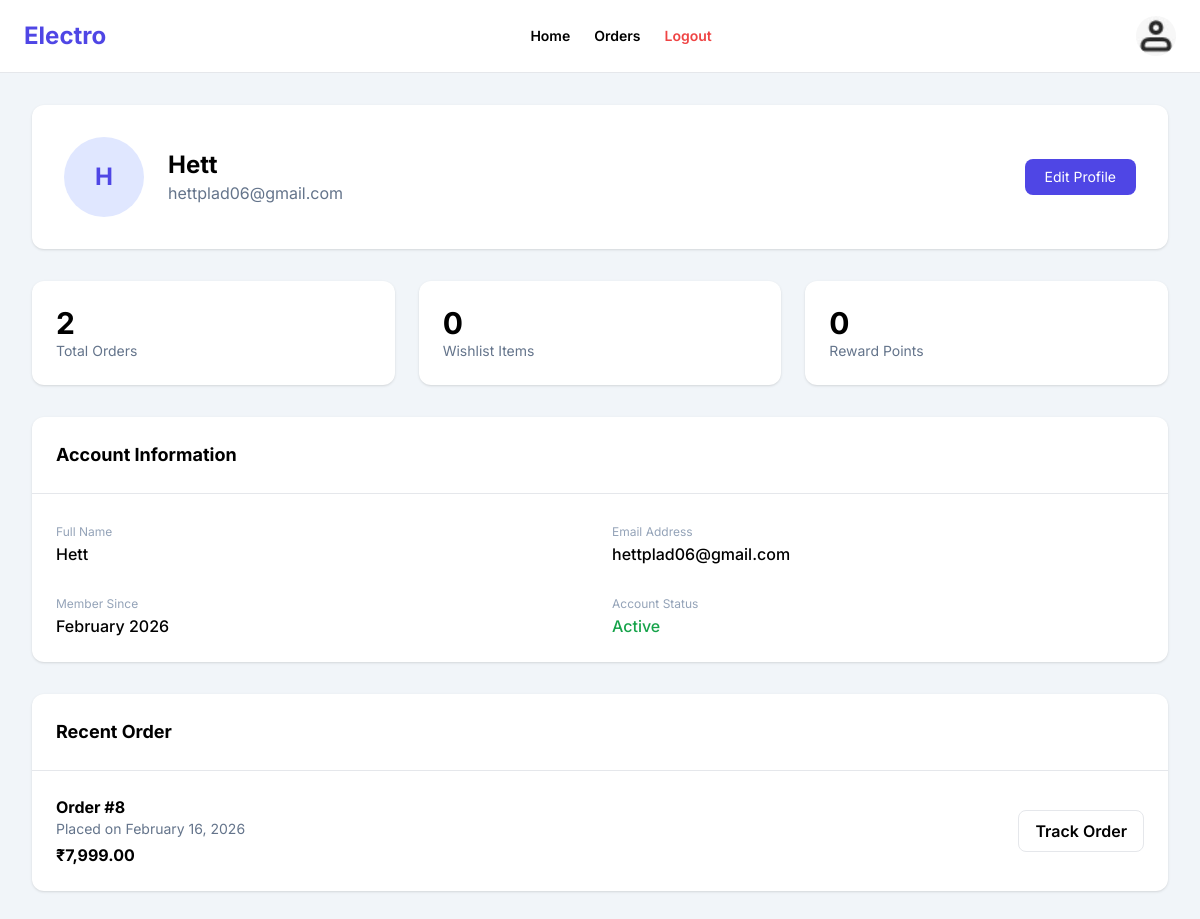
The app's page /profile.php (signed in) with its own data.
### tables this page shows
CREATE TABLE `users` (
  `id` int(11) NOT NULL,
  `name` varchar(100) DEFAULT NULL,
  `email` varchar(100) DEFAULT NULL,
  `password` varchar(255) DEFAULT NULL,
  `role` enum('customer','admin') DEFAULT 'customer',
  `created_at` timestamp NOT NULL DEFAULT current_timestamp(),
  `status` enum('active','blocked') DEFAULT 'active'
);

CREATE TABLE `orders` (
  `id` int(11) NOT NULL,
  `user_id` int(11) DEFAULT NULL,
  `total` decimal(10,2) DEFAULT NULL,
  `status` enum('pending','paid','shipped','delivered') DEFAULT 'pending',
  `address` varchar(500) NOT NULL,
  `created_at` timestamp NOT NULL DEFAULT current_timestamp()
);

### profile.php (the view, shortened to what this page needs)
<?php
include("./config/db.php");
$user_id = $_SESSION['user_id'];
$user_stmt = $conn->prepare("
SELECT name, email, created_at
FROM users
WHERE id = ?
");
$user_stmt->bind_param("i", $user_id);
$user_stmt->execute();
$user = $user_stmt->get_result()->fetch_assoc();
$count_stmt = $conn->prepare("
SELECT COUNT(*) AS total_orders
FROM orders
WHERE user_id = ?
");
$count_stmt->bind_param("i", $user_id);
$count_stmt->execute();
$order_count = $count_stmt->get_result()->fetch_assoc()['total_orders'];
$order_stmt = $conn->prepare("
SELECT id, total, created_at
FROM orders
WHERE user_id = ?
ORDER BY id DESC
LIMIT 1
");
$order_stmt->bind_param("i", $user_id);
$order_stmt->execute();
$last_order = $order_stmt->get_result()->fetch_assoc();
?>
<!DOCTYPE html>
<html lang="en">
<head>
    <script src="https://cdn.tailwindcss.com"></script>
</head>
<body class="bg-slate-100 min-h-screen">
    <nav class="bg-white border-b px-6 py-4 flex justify-between items-center">
        <h1 class="text-2xl font-bold text-indigo-600">
            Electro
        </h1>
        <div class="flex gap-6 text-sm font-semibold">
            <a href="./index.php" class="hover:text-indigo-600">Home</a>
            <a href="./order/track.php" class="hover:text-indigo-600">Orders</a>
            <a href="./auth/logout.php" class="text-red-500">Logout</a>
        </div>
        <a href="profile.php" class="hidden md:block">
            <div class="h-10 w-10 shrink-0 rounded-full bg-cover bg-center bg-no-repeat" style='background-image: url("./assets/images/WhatsApp Image 2026-02-16 at 4.08.03 PM.jpeg");'></div>
        </a>
    </nav>
    <main class="max-w-7xl mx-auto p-8 space-y-8">
        <div class="bg-white p-8 rounded-xl shadow flex justify-between items-center">
            <div class="flex items-center gap-6">
                <div class="w-20 h-20 rounded-full bg-indigo-100 flex items-center justify-center text-2xl font-bold text-indigo-600">
                    <?= strtoupper(substr($user['name'], 0, 1)) ?>
                </div>
                <div>
                    <h1 class="text-2xl font-bold">
                        <?= htmlspecialchars($user['name']) ?>
                    </h1>
                    <p class="text-slate-500">
                        <?= htmlspecialchars($user['email']) ?>
                    </p>
                </div>
            </div>
            <a href="edit_profile.php"><button class="bg-indigo-600 text-white px-5 py-2 rounded-lg text-sm">
                    Edit Profile
                </button></a>
        </div>
        <div class="grid grid-cols-1 md:grid-cols-3 gap-6">
            <div class="bg-white p-6 rounded-xl shadow">
                <div class="text-3xl font-bold">
                    <?= $order_count ?>
                </div>
                <div class="text-sm text-slate-500">
                    Total Orders
                </div>
            </div>
            <div class="bg-white p-6 rounded-xl shadow">
                <div class="text-3xl font-bold">0</div>
                <div class="text-sm text-slate-500">
                    Wishlist Items
                </div>
            </div>
            <div class="bg-white p-6 rounded-xl shadow">
                <div class="text-3xl font-bold">0</div>
                <div class="text-sm text-slate-500">
                    Reward Points
                </div>
            </div>
        </div>
        <div class="bg-white rounded-xl shadow">
            <div class="p-6 border-b font-bold text-lg">
                Account Information
            </div>
            <div class="p-6 grid grid-cols-1 md:grid-cols-2 gap-6">
                <div>
                    <label class="text-xs text-slate-400">Full Name</label>
                    <p class="font-medium">
                        <?= htmlspecialchars($user['name']) ?>
                    </p>
                </div>
                <div>
                    <label class="text-xs text-slate-400">Email Address</label>
                    <p class="font-medium">
                        <?= htmlspecialchars($user['email']) ?>
                    </p>
                </div>
                <div>
                    <label class="text-xs text-slate-400">Member Since</label>
                    <p class="font-medium">
                        <?= isset($user['created_at'])
                            ? date("F Y", strtotime($user['created_at']))
                            : "Recently Joined"; ?>
                    </p>
                </div>
                <div>
                    <label class="text-xs text-slate-400">Account Status</label>
                    <p class="font-medium text-green-600">
                        Active
                    </p>
                </div>
            </div>
        </div>
        <?php if ($last_order): ?>
            <div class="bg-white rounded-xl shadow">
                <div class="p-6 border-b font-bold text-lg">
                    Recent Order
                </div>
                <div class="p-6 flex justify-between items-center">
                    <div>
                        <h3 class="font-bold">
                            Order #<?= $last_order['id'] ?>
                        </h3>
                        <p class="text-sm text-slate-500">
                            Placed on
                            <?= date("F j, Y", strtotime($last_order['created_at'])) ?>
                        </p>
                        <p class="font-bold mt-1">
                            ₹<?= number_format($last_order['total'], 2) ?>
                        </p>
                    </div>
                    <a
                        href="../order/track.php?order_id=<?= $last_order['id'] ?>"
                        class="border px-4 py-2 rounded-lg hover:bg-indigo-50 font-semibold">
                        Track Order
                    </a>
                </div>
            </div>
        <?php endif; ?>
    </main>
</body>
</html>

### profile.php (style rules this page uses)
body { font-family: 'Inter', sans-serif; }

### records on screen
users: name "H", name "Hett", email "hettplad06@gmail.com", created_at "February 2026"
orders: id "8", created_at "February 16, 2026", total "7,999.00"

### other values on screen
$order_count "2"
